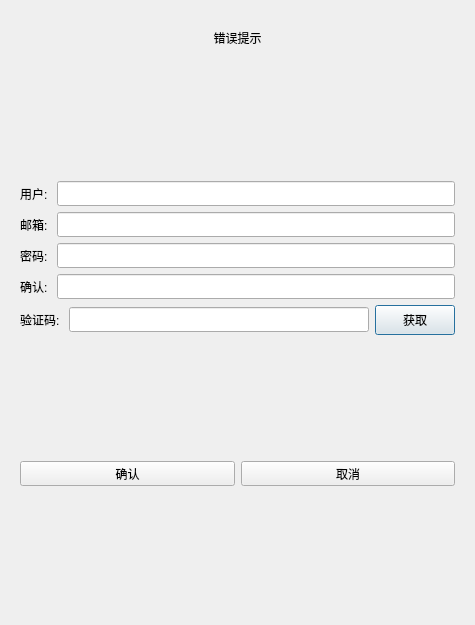
<?xml version="1.0" encoding="UTF-8"?>
<ui version="4.0">
 <class>RegisterDialog</class>
 <widget class="QDialog" name="RegisterDialog">
  <property name="geometry">
   <rect>
    <x>0</x>
    <y>0</y>
    <width>475</width>
    <height>625</height>
   </rect>
  </property>
  <property name="minimumSize">
   <size>
    <width>475</width>
    <height>625</height>
   </size>
  </property>
  <property name="maximumSize">
   <size>
    <width>475</width>
    <height>625</height>
   </size>
  </property>
  <property name="windowTitle">
   <string>Dialog</string>
  </property>
  <layout class="QVBoxLayout" name="verticalLayout_2">
   <item>
    <layout class="QVBoxLayout" name="verticalLayout">
     <item>
      <widget class="QStackedWidget" name="stackedWidget">
       <widget class="QWidget" name="page">
        <layout class="QVBoxLayout" name="verticalLayout_3">
         <item>
          <widget class="QWidget" name="widget" native="true">
           <layout class="QVBoxLayout" name="verticalLayout_4">
            <item>
             <widget class="QLabel" name="err_tip">
              <property name="text">
               <string>错误提示</string>
              </property>
              <property name="alignment">
               <set>Qt::AlignCenter</set>
              </property>
             </widget>
            </item>
           </layout>
          </widget>
         </item>
         <item>
          <spacer name="verticalSpacer">
           <property name="orientation">
            <enum>Qt::Vertical</enum>
           </property>
           <property name="sizeHint" stdset="0">
            <size>
             <width>20</width>
             <height>40</height>
            </size>
           </property>
          </spacer>
         </item>
         <item>
          <layout class="QHBoxLayout" name="horizontalLayout">
           <item>
            <widget class="QLabel" name="user_lable">
             <property name="minimumSize">
              <size>
               <width>0</width>
               <height>25</height>
              </size>
             </property>
             <property name="maximumSize">
              <size>
               <width>16777215</width>
               <height>25</height>
              </size>
             </property>
             <property name="text">
              <string>用户: </string>
             </property>
            </widget>
           </item>
           <item>
            <widget class="QLineEdit" name="user_edit">
             <property name="minimumSize">
              <size>
               <width>0</width>
               <height>25</height>
              </size>
             </property>
             <property name="maximumSize">
              <size>
               <width>16777215</width>
               <height>25</height>
              </size>
             </property>
            </widget>
           </item>
          </layout>
         </item>
         <item>
          <layout class="QHBoxLayout" name="horizontalLayout_2">
           <item>
            <widget class="QLabel" name="email_lable">
             <property name="minimumSize">
              <size>
               <width>0</width>
               <height>25</height>
              </size>
             </property>
             <property name="maximumSize">
              <size>
               <width>16777215</width>
               <height>25</height>
              </size>
             </property>
             <property name="text">
              <string>邮箱: </string>
             </property>
            </widget>
           </item>
           <item>
            <widget class="QLineEdit" name="email_edit">
             <property name="minimumSize">
              <size>
               <width>0</width>
               <height>25</height>
              </size>
             </property>
             <property name="maximumSize">
              <size>
               <width>16777215</width>
               <height>25</height>
              </size>
             </property>
            </widget>
           </item>
          </layout>
         </item>
         <item>
          <layout class="QHBoxLayout" name="horizontalLayout_3">
           <item>
            <widget class="QLabel" name="pass_lable">
             <property name="minimumSize">
              <size>
               <width>0</width>
               <height>25</height>
              </size>
             </property>
             <property name="maximumSize">
              <size>
               <width>16777215</width>
               <height>25</height>
              </size>
             </property>
             <property name="text">
              <string>密码: </string>
             </property>
            </widget>
           </item>
           <item>
            <widget class="QLineEdit" name="pass_edit">
             <property name="minimumSize">
              <size>
               <width>0</width>
               <height>25</height>
              </size>
             </property>
             <property name="maximumSize">
              <size>
               <width>16777215</width>
               <height>25</height>
              </size>
             </property>
            </widget>
           </item>
          </layout>
         </item>
         <item>
          <layout class="QHBoxLayout" name="horizontalLayout_4">
           <item>
            <widget class="QLabel" name="confirm_lable">
             <property name="minimumSize">
              <size>
               <width>0</width>
               <height>25</height>
              </size>
             </property>
             <property name="maximumSize">
              <size>
               <width>16777215</width>
               <height>25</height>
              </size>
             </property>
             <property name="text">
              <string>确认: </string>
             </property>
            </widget>
           </item>
           <item>
            <widget class="QLineEdit" name="confirm_edit">
             <property name="minimumSize">
              <size>
               <width>0</width>
               <height>25</height>
              </size>
             </property>
             <property name="maximumSize">
              <size>
               <width>16777215</width>
               <height>25</height>
              </size>
             </property>
            </widget>
           </item>
          </layout>
         </item>
         <item>
          <layout class="QHBoxLayout" name="horizontalLayout_5">
           <item>
            <widget class="QLabel" name="varify_lable">
             <property name="minimumSize">
              <size>
               <width>0</width>
               <height>25</height>
              </size>
             </property>
             <property name="maximumSize">
              <size>
               <width>16777215</width>
               <height>25</height>
              </size>
             </property>
             <property name="text">
              <string>验证码: </string>
             </property>
            </widget>
           </item>
           <item>
            <widget class="QLineEdit" name="varify_edit">
             <property name="minimumSize">
              <size>
               <width>0</width>
               <height>25</height>
              </size>
             </property>
             <property name="maximumSize">
              <size>
               <width>16777215</width>
               <height>25</height>
              </size>
             </property>
            </widget>
           </item>
           <item>
            <widget class="TimerBtn" name="get_code">
             <property name="minimumSize">
              <size>
               <width>0</width>
               <height>30</height>
              </size>
             </property>
             <property name="maximumSize">
              <size>
               <width>16777215</width>
               <height>30</height>
              </size>
             </property>
             <property name="text">
              <string>获取</string>
             </property>
            </widget>
           </item>
          </layout>
         </item>
         <item>
          <spacer name="verticalSpacer_2">
           <property name="orientation">
            <enum>Qt::Vertical</enum>
           </property>
           <property name="sizeHint" stdset="0">
            <size>
             <width>20</width>
             <height>40</height>
            </size>
           </property>
          </spacer>
         </item>
         <item>
          <layout class="QHBoxLayout" name="horizontalLayout_6">
           <item>
            <widget class="QPushButton" name="confirm_btn">
             <property name="minimumSize">
              <size>
               <width>0</width>
               <height>25</height>
              </size>
             </property>
             <property name="maximumSize">
              <size>
               <width>16777215</width>
               <height>25</height>
              </size>
             </property>
             <property name="text">
              <string>确认</string>
             </property>
            </widget>
           </item>
           <item>
            <widget class="QPushButton" name="cancel_btn">
             <property name="minimumSize">
              <size>
               <width>0</width>
               <height>25</height>
              </size>
             </property>
             <property name="maximumSize">
              <size>
               <width>16777215</width>
               <height>25</height>
              </size>
             </property>
             <property name="text">
              <string>取消</string>
             </property>
            </widget>
           </item>
          </layout>
         </item>
         <item>
          <spacer name="verticalSpacer_3">
           <property name="orientation">
            <enum>Qt::Vertical</enum>
           </property>
           <property name="sizeHint" stdset="0">
            <size>
             <width>20</width>
             <height>40</height>
            </size>
           </property>
          </spacer>
         </item>
        </layout>
       </widget>
       <widget class="QWidget" name="page_2"/>
      </widget>
     </item>
    </layout>
   </item>
  </layout>
 </widget>
 <customwidgets>
  <customwidget>
   <class>TimerBtn</class>
   <extends>QPushButton</extends>
   <header>timerbtn.h</header>
  </customwidget>
 </customwidgets>
 <resources/>
 <connections/>
</ui>
